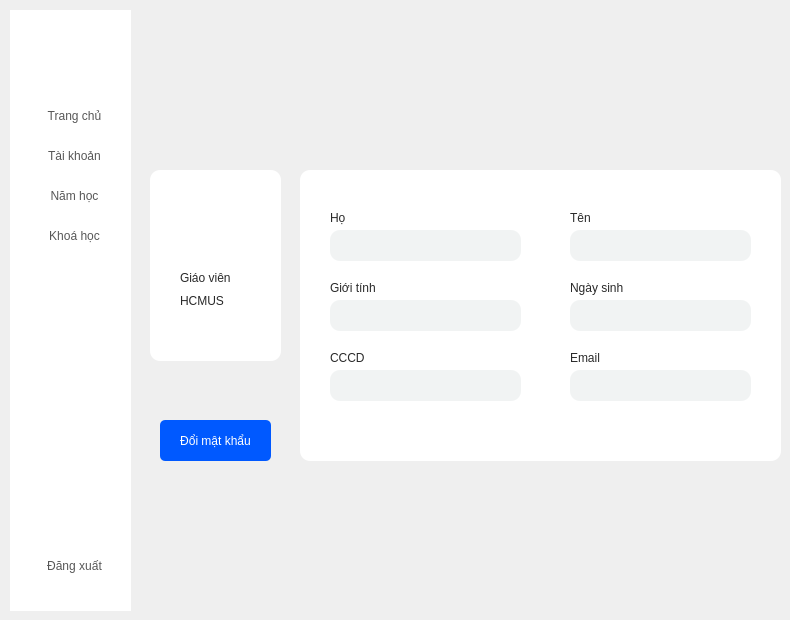
    <widget class="QWidget" name="page_3">
     <widget class="QWidget" name="widget_3" native="true">
      <property name="geometry">
       <rect>
        <x>10</x>
        <y>10</y>
        <width>121</width>
        <height>601</height>
       </rect>
      </property>
      <property name="styleSheet">
       <string notr="true">background-color: rgb(255, 255, 255);</string>
      </property>
      <widget class="QPushButton" name="schoolYear_2">
       <property name="geometry">
        <rect>
         <x>19</x>
         <y>170</y>
         <width>91</width>
         <height>32</height>
        </rect>
       </property>
       <property name="styleSheet">
        <string notr="true">QPushButton{
	border:none;
	color: rgba(0, 0, 0, 168);
font: 700 13pt &quot;Arial&quot;;
}
QPushButton:Hover
{
	border:none;
	color:rgb(255, 255, 255);
	background-color: rgb(0, 89, 255);
	border-radius:5px;
font: 700 13pt &quot;Arial&quot;;
}</string>
       </property>
       <property name="text">
        <string>Năm học</string>
       </property>
      </widget>
      <widget class="QPushButton" name="course_2">
       <property name="geometry">
        <rect>
         <x>19</x>
         <y>210</y>
         <width>91</width>
         <height>32</height>
        </rect>
       </property>
       <property name="styleSheet">
        <string notr="true">QPushButton{
	border:none;
	color: rgba(0, 0, 0, 168);
font: 700 13pt &quot;Arial&quot;;
}
QPushButton:Hover
{
	border:none;
	color:rgb(255, 255, 255);
	background-color: rgb(0, 89, 255);
	border-radius:5px;
font: 700 13pt &quot;Arial&quot;;
}</string>
       </property>
       <property name="text">
        <string>Khoá học</string>
       </property>
      </widget>
      <widget class="QPushButton" name="logOut_2">
       <property name="geometry">
        <rect>
         <x>19</x>
         <y>540</y>
         <width>91</width>
         <height>32</height>
        </rect>
       </property>
       <property name="styleSheet">
        <string notr="true">QPushButton{
	border:none;
	color: rgba(0, 0, 0, 168);
font: 700 13pt &quot;Arial&quot;;
}
QPushButton:Hover
{
	border:none;
	color:rgb(255, 255, 255);
	background-color: rgb(0, 89, 255);
	border-radius:5px;
font: 700 13pt &quot;Arial&quot;;
}</string>
       </property>
       <property name="text">
        <string>Đăng xuất</string>
       </property>
      </widget>
      <widget class="QPushButton" name="account_2">
       <property name="geometry">
        <rect>
         <x>19</x>
         <y>130</y>
         <width>91</width>
         <height>32</height>
        </rect>
       </property>
       <property name="styleSheet">
        <string notr="true">QPushButton{
	border:none;
	color: rgba(0, 0, 0, 168);
font: 700 13pt &quot;Arial&quot;;
}
QPushButton:Hover
{
	border:none;
	color:rgb(255, 255, 255);
	background-color: rgb(0, 89, 255);
	border-radius:5px;
font: 700 13pt &quot;Arial&quot;;
}</string>
       </property>
       <property name="text">
        <string>Tài khoản</string>
       </property>
      </widget>
      <widget class="QPushButton" name="home_2">
       <property name="geometry">
        <rect>
         <x>19</x>
         <y>90</y>
         <width>91</width>
         <height>32</height>
        </rect>
       </property>
       <property name="styleSheet">
        <string notr="true">QPushButton{
	border:none;
	color: rgba(0, 0, 0, 168);
	font: 700 13pt &quot;Arial&quot;;
}
QPushButton:Hover
{
	border:none;
	color:rgb(255, 255, 255);
	background-color: rgb(0, 89, 255);
	border-radius:5px;
	font: 700 13pt &quot;Arial&quot;;
}</string>
       </property>
       <property name="text">
        <string>Trang chủ</string>
       </property>
      </widget>
     </widget>
     <widget class="QWidget" name="widget_4" native="true">
      <property name="geometry">
       <rect>
        <x>300</x>
        <y>170</y>
        <width>481</width>
        <height>291</height>
       </rect>
      </property>
      <property name="styleSheet">
       <string notr="true">background-color: rgb(255, 255, 255);
border-radius:10px;</string>
      </property>
      <widget class="QLabel" name="label_4">
       <property name="geometry">
        <rect>
         <x>30</x>
         <y>40</y>
         <width>58</width>
         <height>16</height>
        </rect>
       </property>
       <property name="styleSheet">
        <string notr="true">color: rgb(41, 41, 41);
font: 14pt &quot;Arial&quot;;</string>
       </property>
       <property name="text">
        <string>Họ </string>
       </property>
      </widget>
      <widget class="QLabel" name="label_5">
       <property name="geometry">
        <rect>
         <x>270</x>
         <y>40</y>
         <width>58</width>
         <height>16</height>
        </rect>
       </property>
       <property name="styleSheet">
        <string notr="true">color: rgb(41, 41, 41);
font: 14pt &quot;Arial&quot;;</string>
       </property>
       <property name="text">
        <string>Tên</string>
       </property>
      </widget>
      <widget class="QLabel" name="label_6">
       <property name="geometry">
        <rect>
         <x>30</x>
         <y>110</y>
         <width>58</width>
         <height>16</height>
        </rect>
       </property>
       <property name="styleSheet">
        <string notr="true">color: rgb(41, 41, 41);
font: 14pt &quot;Arial&quot;;</string>
       </property>
       <property name="text">
        <string>Giới tính</string>
       </property>
      </widget>
      <widget class="QLabel" name="label_7">
       <property name="geometry">
        <rect>
         <x>270</x>
         <y>110</y>
         <width>71</width>
         <height>16</height>
        </rect>
       </property>
       <property name="styleSheet">
        <string notr="true">color: rgb(41, 41, 41);
font: 14pt &quot;Arial&quot;;</string>
       </property>
       <property name="text">
        <string>Ngày sinh</string>
       </property>
      </widget>
      <widget class="QLabel" name="label_8">
       <property name="geometry">
        <rect>
         <x>30</x>
         <y>180</y>
         <width>58</width>
         <height>16</height>
        </rect>
       </property>
       <property name="styleSheet">
        <string notr="true">color: rgb(41, 41, 41);
font: 14pt &quot;Arial&quot;;</string>
       </property>
       <property name="text">
        <string>CCCD</string>
       </property>
      </widget>
      <widget class="QLabel" name="label_9">
       <property name="geometry">
        <rect>
         <x>270</x>
         <y>180</y>
         <width>58</width>
         <height>16</height>
        </rect>
       </property>
       <property name="styleSheet">
        <string notr="true">color: rgb(41, 41, 41);
font: 14pt &quot;Arial&quot;;</string>
       </property>
       <property name="text">
        <string>Email</string>
       </property>
      </widget>
      <widget class="QLineEdit" name="firstName">
       <property name="geometry">
        <rect>
         <x>30</x>
         <y>60</y>
         <width>191</width>
         <height>31</height>
        </rect>
       </property>
       <property name="styleSheet">
        <string notr="true">color: rgb(55, 55, 55);
background-color: rgb(241, 243, 243);
</string>
       </property>
      </widget>
      <widget class="QLineEdit" name="gender">
       <property name="geometry">
        <rect>
         <x>30</x>
         <y>130</y>
         <width>191</width>
         <height>31</height>
        </rect>
       </property>
       <property name="styleSheet">
        <string notr="true">color: rgb(55, 55, 55);
background-color: rgb(241, 243, 243);
</string>
       </property>
      </widget>
      <widget class="QLineEdit" name="socialId">
       <property name="geometry">
        <rect>
         <x>30</x>
         <y>200</y>
         <width>191</width>
         <height>31</height>
        </rect>
       </property>
       <property name="styleSheet">
        <string notr="true">color: rgb(55, 55, 55);
background-color: rgb(241, 243, 243);
</string>
       </property>
      </widget>
      <widget class="QLineEdit" name="email">
       <property name="geometry">
        <rect>
         <x>270</x>
         <y>200</y>
         <width>181</width>
         <height>31</height>
        </rect>
       </property>
       <property name="styleSheet">
        <string notr="true">color: rgb(55, 55, 55);
background-color: rgb(241, 243, 243);
</string>
       </property>
      </widget>
      <widget class="QLineEdit" name="dateOfBirth">
       <property name="geometry">
        <rect>
         <x>270</x>
         <y>130</y>
         <width>181</width>
         <height>31</height>
        </rect>
       </property>
       <property name="styleSheet">
        <string notr="true">color: rgb(55, 55, 55);
background-color: rgb(241, 243, 243);
</string>
       </property>
      </widget>
      <widget class="QLineEdit" name="lastName">
       <property name="geometry">
        <rect>
         <x>270</x>
         <y>60</y>
         <width>181</width>
         <height>31</height>
        </rect>
       </property>
       <property name="styleSheet">
        <string notr="true">color: rgb(55, 55, 55);
background-color: rgb(241, 243, 243);
</string>
       </property>
      </widget>
     </widget>
     <widget class="QWidget" name="widget_5" native="true">
      <property name="geometry">
       <rect>
        <x>150</x>
        <y>170</y>
        <width>131</width>
        <height>191</height>
       </rect>
      </property>
      <property name="styleSheet">
       <string notr="true">background-color: rgb(255, 255, 255);
border-radius:10px;</string>
      </property>
      <widget class="QLabel" name="label_10">
       <property name="geometry">
        <rect>
         <x>30</x>
         <y>100</y>
         <width>58</width>
         <height>16</height>
        </rect>
       </property>
       <property name="styleSheet">
        <string notr="true">color: rgb(41, 41, 41);
font: 14pt &quot;Arial&quot;;</string>
       </property>
       <property name="text">
        <string>Giáo viên</string>
       </property>
      </widget>
      <widget class="QLabel" name="label_11">
       <property name="geometry">
        <rect>
         <x>30</x>
         <y>120</y>
         <width>61</width>
         <height>21</height>
        </rect>
       </property>
       <property name="styleSheet">
        <string notr="true">color: rgb(41, 41, 41);
font: 14pt &quot;Arial&quot;;</string>
       </property>
       <property name="text">
        <string>HCMUS</string>
       </property>
      </widget>
      <widget class="QLineEdit" name="username_2">
       <property name="geometry">
        <rect>
         <x>20</x>
         <y>70</y>
         <width>81</width>
         <height>21</height>
        </rect>
       </property>
       <property name="styleSheet">
        <string notr="true">color: rgb(0, 0, 0);
font: 700 16pt &quot;Arial&quot;;
border:none;</string>
       </property>
      </widget>
     </widget>
     <widget class="QPushButton" name="pushButton">
      <property name="geometry">
       <rect>
        <x>160</x>
        <y>420</y>
        <width>111</width>
        <height>41</height>
       </rect>
      </property>
      <property name="styleSheet">
       <string notr="true">	border:none;
	color:rgb(255, 255, 255);
	background-color: rgb(0, 89, 255);
	border-radius:5px;
	font: 700 13pt &quot;Arial&quot;;</string>
      </property>
      <property name="text">
       <string>Đổi mật khẩu</string>
      </property>
     </widget>
    </widget>
